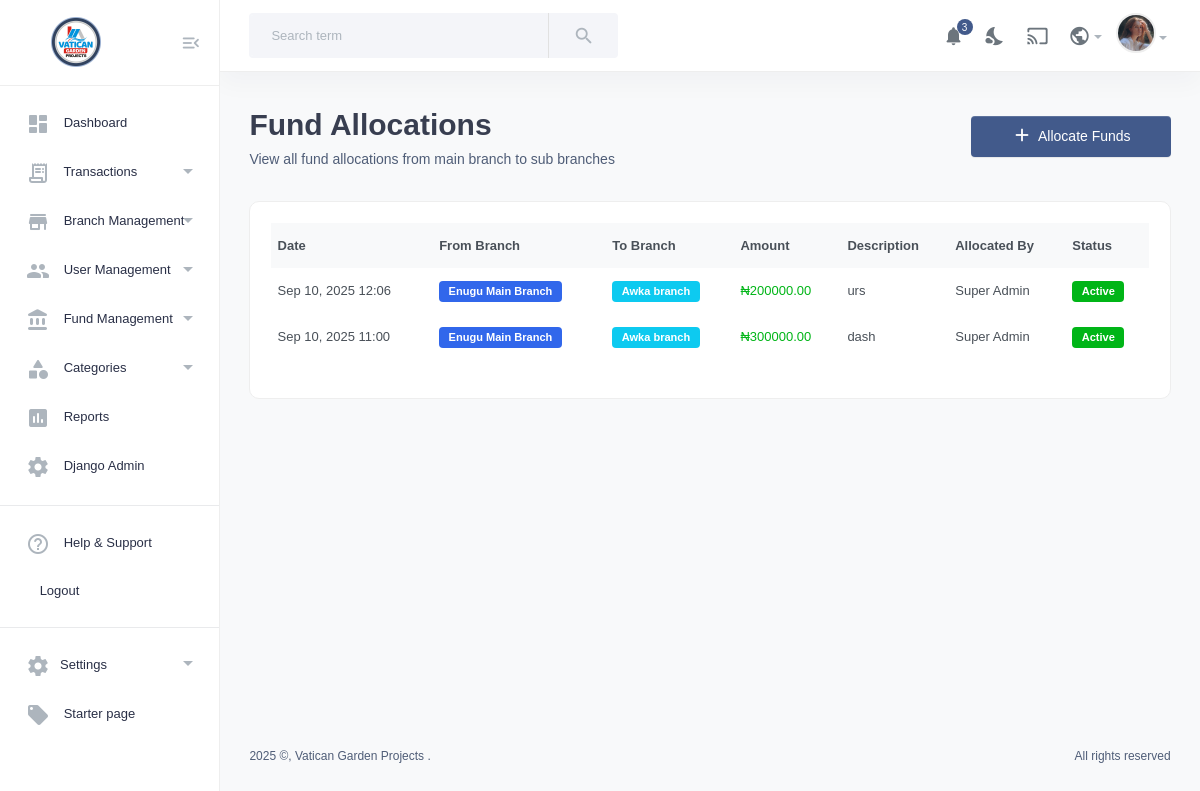
The page /fund-allocations/ (signed in) on the database as committed earlier.
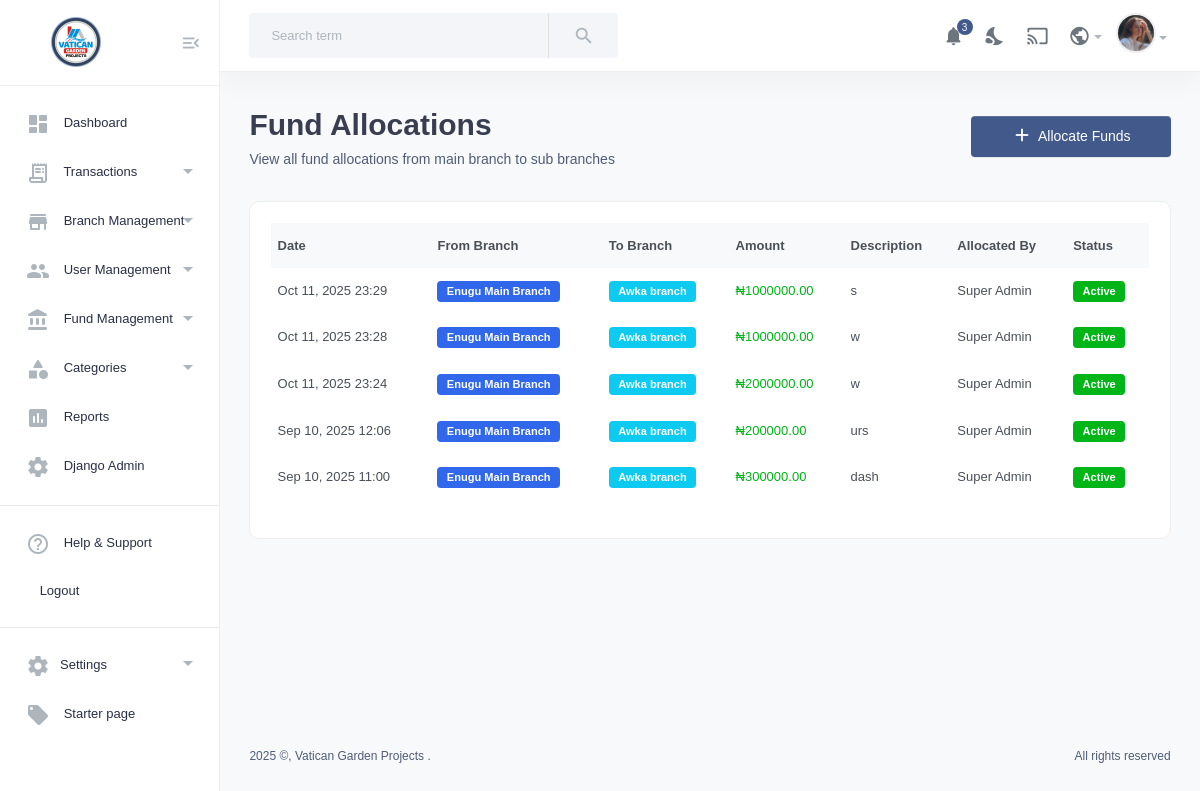
The same page on the database as committed later.
### account/models.py (models this page shows, shortened)
class FundAllocation(models.Model):
    from_branch = models.ForeignKey(Branch, on_delete=models.CASCADE, related_name='fund_allocations_made')
    to_branch = models.ForeignKey(Branch, on_delete=models.CASCADE, related_name='fund_allocations_received')
    amount = models.DecimalField(max_digits=15, decimal_places=2, validators=[MinValueValidator(0.01)])
    description = models.TextField()
    allocated_by = models.ForeignKey(User, on_delete=models.CASCADE)
    allocated_date = models.DateTimeField(auto_now_add=True)
    is_active = models.BooleanField(default=True)
    class Meta:
        ordering = ['-allocated_date']

class Branch(models.Model):
    BRANCH_TYPES = (
        ('main', 'Main Branch (Enugu)'),
        ('sub', 'Sub Branch'),
    )
    name = models.CharField(max_length=100)
    location = models.CharField(max_length=100)
    state = models.CharField(max_length=50)
    address = models.TextField()
    branch_type = models.CharField(max_length=10, choices=BRANCH_TYPES, default='sub')
    created_date = models.DateTimeField(auto_now_add=True)
    is_active = models.BooleanField(default=True)
    allocated_funds = models.DecimalField(max_digits=15, decimal_places=2, default=0)
    created_by = models.ForeignKey(User, on_delete=models.CASCADE, related_name='created_branches', null=True, blank=True)
    admins = models.ManyToManyField(User, related_name='managed_branches', blank=True)

class User(AbstractUser):
    USER_TYPES = (
        ('super_admin', 'Super Admin'),
        ('branch_admin', 'Branch Admin'),
    )
    user_type = models.CharField(max_length=20, choices=USER_TYPES, default='branch_admin')
    phone = models.CharField(max_length=15, blank=True)
    first_name = models.CharField(max_length=30)
    last_name = models.CharField(max_length=30)
    email = models.EmailField(unique=True)
    is_active = models.BooleanField(default=True)
    def get_full_name(self):
        return f"{self.first_name} {self.last_name}".strip()

### account/views.py (the view)
# urls.py: path('fund-allocations/', views.fund_allocations, name='fund_allocations'),
@login_required
def fund_allocations(request):
    if request.user.user_type != 'super_admin':
        messages.error(request, 'Only super admin can view fund allocations.')
        return redirect('dashboard')
    allocations = FundAllocation.objects.select_related(
        'from_branch', 'to_branch', 'allocated_by'
    ).order_by('-allocated_date')
    return render(request, 'fund_allocations.html', {'allocations': allocations})

### account/templates/fund_allocations.html (shortened to what this page needs)
{% extends 'base.html' %}
{% block content %}
<section class="content-main">
  <div class="content-header">
    <div>
      <h2 class="content-title card-title">Fund Allocations</h2>
      <p>View all fund allocations from main branch to sub branches</p>
    </div>
    <div>
      <a class="btn btn-primary" href="{% url 'allocate_funds' %}">
        <i class="material-icons md-add"></i>Allocate Funds
      </a>
    </div>
  </div>
  <div class="card">
    <div class="card-body">
      {% if allocations %}
        <div class="table-responsive">
          <table class="table table-hover align-middle">
            <thead class="table-light">
              <tr>
                <th>Date</th>
                <th>From Branch</th>
                <th>To Branch</th>
                <th>Amount</th>
                <th>Description</th>
                <th>Allocated By</th>
                <th>Status</th>
              </tr>
            </thead>
            <tbody>
              {% for allocation in allocations %}
              <tr>
                <td>{{ allocation.allocated_date|date:"M d, Y H:i" }}</td>
                <td>
                  <span class="badge bg-primary">{{ allocation.from_branch.name }}</span>
                </td>
                <td>
                  <span class="badge bg-info">{{ allocation.to_branch.name }}</span>
                </td>
                <td class="text-success">
                  <strong>₦{{ allocation.amount|floatformat:2 }}</strong>
                </td>
                <td>
                  <div class="text-truncate" style="max-width: 200px;" title="{{ allocation.description }}">
                    {{ allocation.description }}
                  </div>
                </td>
                <td>{{ allocation.allocated_by.get_full_name }}</td>
                <td>
                  {% if allocation.is_active %}
                    <span class="badge bg-success">Active</span>
                  {% else %}
                    <span class="badge bg-danger">Inactive</span>
                  {% endif %}
                </td>
              </tr>
              {% endfor %}
            </tbody>
          </table>
        </div>
      {% endif %}
    </div>
  </div>
</section>
{% endblock content %}

### account/templates/base.html (shortened to what this page needs)
<!doctype html>
<html lang="en">
    <head>
        <link href="/static/assets/css/style.css" rel="stylesheet" />
    </head>
    <body>
        <aside class="navbar-aside" id="offcanvas_aside">
            <div class="aside-top">
                <a class="brand-wrap" href="index.html"
                    ><img
                        class="logo logo-img"
                        src="/static/assets/imgs/vaticanlogo.jpeg"
                        alt="Vatican Logo"
                /></a>
                <div>
                    <button class="btn btn-icon btn-aside-minimize">
                        <i class="text-muted material-icons md-menu_open"></i>
                    </button>
                </div>
            </div>
            <nav>
                <ul class="menu-aside">
                    <li
                        class="menu-item {% if request.resolver_match.url_name == 'dashboard' %}active{% endif %}"
                    >
                        <a class="menu-link" href="{% url 'dashboard' %}">
                            <i class="icon material-icons md-dashboard"></i>
                            <span class="text">Dashboard</span>
                        </a>
                    </li>
                    <li class="menu-item has-submenu">
                        <a class="menu-link" href="{% url 'transactions' %}">
                            <i class="icon material-icons md-receipt_long"></i>
                            <span class="text">Transactions</span>
                        </a>
                    </li>
                    {% if user.user_type == 'super_admin' %}
                    <li class="menu-item has-submenu">
                        <a class="menu-link" href="{% url 'manage_branches' %}">
                            <i class="icon material-icons md-store"></i>
                            <span class="text">Branch Management</span>
                        </a>
                    </li>
                    <li class="menu-item has-submenu">
                        <a class="menu-link" href="{% url 'manage_users' %}">
                            <i class="icon material-icons md-people"></i>
                            <span class="text">User Management</span>
                        </a>
                    </li>
                    <li class="menu-item has-submenu">
                        <a
                            class="menu-link"
                            href="{% url 'fund_allocations' %}"
                        >
                            <i
                                class="icon material-icons md-account_balance"
                            ></i>
                            <span class="text">Fund Management</span>
                        </a>
                    </li>
                    {% endif %} {% if user.user_type == 'super_admin' %}
                    <li class="menu-item has-submenu">
                        <a
                            class="menu-link"
                            href="{% url 'manage_categories' %}"
                        >
                            <i class="icon material-icons md-category"></i>
                            <span class="text">Categories</span>
                        </a>
                    </li>
                    {% endif %}
                    <li class="menu-item">
                        <a class="menu-link" href="{% url 'reports' %}">
                            <i class="icon material-icons md-assessment"></i>
                            <span class="text">Reports</span>
                        </a>
                    </li>
                    {% if user.user_type == 'super_admin' %}
                    <li class="menu-item">
                        <a class="menu-link" href="/admin/">
                            <i class="icon material-icons md-settings"></i>
                            <span class="text">Django Admin</span>
                        </a>
                    </li>
                    {% endif %}
                </ul>
                <hr />
                <ul class="menu-aside">
                    <li class="menu-item">
                        <a class="menu-link" href="#">
                            <i class="icon material-icons md-help_outline"></i>
                            <span class="text">Help & Support</span>
                        </a>
                    </li>
                    <li class="menu-item">
                        <a class="menu-link" href="{% url 'logout' %}">
                            <span class="text">Logout</span>
                        </a>
                    </li>
                </ul>
                <hr />
                <ul class="menu-aside">
                    <li class="menu-item has-submenu">
                        <a class="menu-link" href="#"
                            ><i class="icon material-icons md-settings"></i
                            ><span class="text">Settings</span></a
                        >
                    </li>
                    <li class="menu-item">
                        <a class="menu-link" href="page-blank.html"
                            ><i class="icon material-icons md-local_offer"></i
                            ><span class="text"> Starter page</span></a
                        >
                    </li>
                </ul>
            </nav>
        </aside>
        <main class="main-wrap">
            <header class="main-header navbar">
                <div class="col-search">
                    <form class="searchform">
                        <div class="input-group">
                            <input
                                class="form-control"
                                list="search_terms"
                                type="text"
                                placeholder="Search term"
                            />
                            <button class="btn btn-light bg" type="button">
                                <i class="material-icons md-search"></i>
                            </button>
                        </div>
                    </form>
                </div>
                <div class="col-nav">
                    <ul class="nav">
                        <li class="nav-item">
                            <a class="nav-link btn-icon" href="#"
                                ><i
                                    class="material-icons md-notifications animation-shake"
                                ></i
                                ><span class="badge rounded-pill">3</span></a
                            >
                        </li>
                        <li class="nav-item">
                            <a class="nav-link btn-icon darkmode" href="#"
                                ><i class="material-icons md-nights_stay"></i
                            ></a>
                        </li>
                        <li class="nav-item">
                            <a
                                class="requestfullscreen nav-link btn-icon"
                                href="#"
                                ><i class="material-icons md-cast"></i
                            ></a>
                        </li>
                        <li class="dropdown nav-item">
                            <a
                                class="dropdown-toggle"
                                id="dropdownLanguage"
                                data-bs-toggle="dropdown"
                                href="#"
                                aria-expanded="false"
                                ><i class="material-icons md-public"></i
                            ></a>
                        </li>
                        <li class="dropdown nav-item">
                            <a
                                class="dropdown-toggle"
                                id="dropdownAccount"
                                data-bs-toggle="dropdown"
                                href="#"
                                aria-expanded="false"
                                ><img
                                    class="img-xs rounded-circle"
                                    src="/static/assets/imgs/people/avatar2.jpg"
                                    alt="User"
                            /></a>
                        </li>
                    </ul>
                </div>
            </header>
            {% block content %} {% endblock content %}
            <footer class="main-footer font-xs">
                <div class="row pb-30 pt-15">
                    <div class="col-sm-6">
                        &copy;, Vatican Garden Projects .
                    </div>
                    <div class="col-sm-6">
                        <div class="text-sm-end">All rights reserved</div>
                    </div>
                </div>
            </footer>
        </main>
    </body>
</html>

Rows that differ between the two databases and show on the page:
added FundAllocation: allocated_date "Oct 11, 2025 23:29", from_branch.name "Enugu Main Branch", to_branch.name "Awka branch", amount "1000000.00", description "s", allocated_by.get_full_name "Super Admin", is_active "Active"
added FundAllocation: allocated_date "Oct 11, 2025 23:28", from_branch.name "Enugu Main Branch", to_branch.name "Awka branch", amount "1000000.00", description "w", allocated_by.get_full_name "Super Admin", is_active "Active"
added FundAllocation: allocated_date "Oct 11, 2025 23:24", from_branch.name "Enugu Main Branch", to_branch.name "Awka branch", amount "2000000.00", description "w", allocated_by.get_full_name "Super Admin", is_active "Active"
